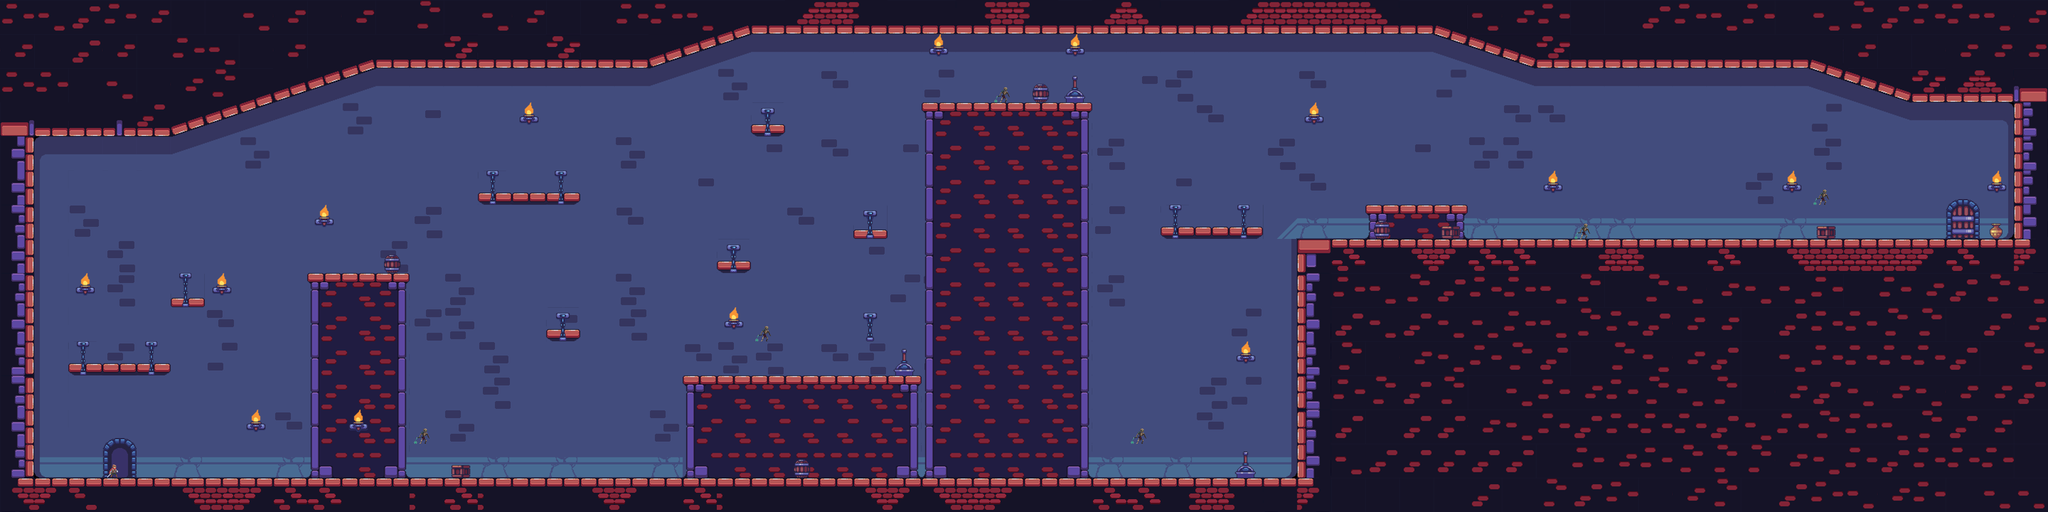

A 2D game scene composited from a Tiled map and its tileset images. What follows is a short description and the map's XML, with each tile layer's data collapsed to a summary:
An orthogonal 60x15 tile map with 72x72 px tiles, 4 tile layers (background, ground, prompts, visual_help), 4 tilesets and 95 objects.

<map version="1.10" tiledversion="1.10.2" orientation="orthogonal" renderorder="right-down" width="60" height="15" tilewidth="72" tileheight="72" infinite="0" nextlayerid="20" nextobjectid="197">
 <tileset firstgid="1" source="Ground_bigger.tsx" />
 <tileset firstgid="271" source="Prompts.tsx" />
 <tileset firstgid="377" source="Ground.tsx" />
 <tileset firstgid="394" source="Background.tsx" />
 <layer id="10" name="background" width="60" height="15">
  <data>[900 cells, 900 non-empty, 30 distinct tile ids]</data>
 </layer>
 <layer id="1" name="ground" width="60" height="15">
  <data>[900 cells, 465 non-empty, 61 distinct tile ids]</data>
 </layer>
 <layer id="5" name="prompts" width="60" height="15">
  <data>[900 cells, 37 non-empty, 8 distinct tile ids]</data>
 </layer>
 <layer id="19" name="visual_help" width="60" height="15">
  <data>[900 cells, 11 non-empty, 4 distinct tile ids]</data>
 </layer>
 <objectgroup id="7" name="floor">
  <object id="91" x="72" y="1008" width="2736" height="72" />
  <object id="99" x="2736" y="504" width="1514" height="18" />
  <object id="100" x="2448" y="478" width="215" height="9" />
  <object id="101" x="1945" y="216" width="359" height="8" />
  <object id="102" x="1802" y="486" width="68" height="7" />
  <object id="103" x="1585" y="262" width="70" height="12" />
  <object id="104" x="1513" y="549" width="70" height="16" />
  <object id="105" x="1441" y="792" width="502" height="8" />
  <object id="106" x="1152" y="693" width="71" height="11" />
  <object id="107" x="648" y="577" width="215" height="7" />
  <object id="108" x="145" y="766" width="214" height="10" />
  <object id="109" x="1008" y="406" width="215" height="10" />
  <object id="192" x="2880" y="432" width="215" height="6" />
  <object id="196" x="361" y="628" width="70" height="8" />
 </objectgroup>
 <objectgroup id="8" name="roof">
  <object id="113" x="145" y="776" width="213" height="9" />
  <object id="114" x="648" y="585" width="214" height="7" />
  <object id="115" x="1152" y="704" width="71" height="9" />
  <object id="116" x="1007" y="417" width="216" height="9" />
  <object id="117" x="1440" y="801" width="503" height="6" />
  <object id="118" x="1945" y="225" width="358" height="7" />
  <object id="119" x="1513" y="566" width="70" height="6" />
  <object id="120" x="1801" y="493" width="70" height="9" />
  <object id="121" x="1585" y="274" width="70" height="10" />
  <object id="122" x="4033" y="197" width="212" height="18" />
  <object id="123" x="4016" y="190" width="16" height="24" />
  <object id="125" x="3814" y="124" width="40" height="20" />
  <object id="126" x="3828" y="144" width="42" height="7" />
  <object id="127" x="3851" y="152" width="37" height="7" />
  <object id="128" x="3875" y="161" width="38" height="6" />
  <object id="129" x="3899" y="169" width="25" height="5" />
  <object id="130" x="3920" y="175" width="31" height="7" />
  <object id="133" x="3944" y="183" width="34" height="6" />
  <object id="134" x="3966" y="191" width="31" height="5" />
  <object id="135" x="3982" y="198" width="34" height="7" />
  <object id="136" x="3235" y="125" width="578" height="16" />
  <object id="137" x="3023" y="53" width="69" height="20" />
  <object id="138" x="3035" y="72" width="85" height="8" />
  <object id="139" x="3058" y="78" width="66" height="11" />
  <object id="140" x="3085" y="89" width="58" height="9" />
  <object id="141" x="3104" y="96" width="63" height="10" />
  <object id="142" x="3128" y="105" width="62" height="5" />
  <object id="143" x="3144" y="108" width="78" height="7" />
  <object id="144" x="3168" y="115" width="66" height="6" />
  <object id="145" x="3188" y="120" width="52" height="7" />
  <object id="146" x="3199" y="117" width="36" height="22" />
  <object id="147" x="1583" y="55" width="1438" height="16" />
  <object id="148" x="1555" y="55" width="28" height="16" />
  <object id="149" x="1487" y="73" width="92" height="4" />
  <object id="150" x="1369" y="102" width="38" height="39" />
  <object id="151" x="1406" y="89" width="32" height="37" />
  <object id="152" x="1441" y="78" width="32" height="39" />
  <object id="153" x="1473" y="74" width="24" height="29" />
  <object id="154" x="1497" y="67" width="22" height="30" />
  <object id="155" x="1517" y="61" width="26" height="29" />
  <object id="156" x="1542" y="51" width="14" height="33" />
  <object id="157" x="789" y="127" width="580" height="14" />
  <object id="158" x="361" y="241" width="34" height="44" />
  <object id="159" x="400" y="211" width="29" height="60" />
  <object id="160" x="433" y="211" width="34" height="50" />
  <object id="161" x="470" y="206" width="31" height="45" />
  <object id="162" x="501" y="191" width="38" height="48" />
  <object id="163" x="539" y="175" width="36" height="51" />
  <object id="164" x="571" y="165" width="38" height="48" />
  <object id="165" x="608" y="159" width="38" height="40" />
  <object id="166" x="647" y="145" width="40" height="44" />
  <object id="167" x="689" y="140" width="33" height="37" />
  <object id="168" x="723" y="125" width="28" height="42" />
  <object id="169" x="749" y="120" width="24" height="41" />
  <object id="170" x="769" y="121" width="25" height="27" />
  <object id="171" x="68" y="269" width="289" height="16" />
  <object id="193" x="2880" y="438" width="215" height="6" />
  <object id="194" x="362" y="637" width="69" height="9" />
 </objectgroup>
 <objectgroup id="9" name="walls">
  <object id="94" x="0" y="288" width="72" height="720" />
  <object id="96" x="4248" y="216" width="72" height="288" />
  <object id="98" x="2736" y="523" width="21" height="484" />
 </objectgroup>
 <objectgroup id="11" name="player">
  <object id="172" x="218" y="965" />
 </objectgroup>
 <objectgroup id="12" name="enemies">
  <object id="173" x="900" y="910" />
  <object id="174" x="2409" y="906" />
  <object id="175" x="3343" y="440" />
  <object id="176" x="3807" y="440" />
  <object id="177" x="2123" y="152" />
  <object id="178" x="1613" y="720" />
 </objectgroup>
 <objectgroup id="13" name="boundaries">
  <object id="179" x="4264" y="434" width="56" height="69" />
  <object id="180" x="2668" y="433" width="49" height="64" />
  <object id="181" x="2337" y="145" width="70" height="71" />
  <object id="182" x="1859" y="143" width="50" height="69" />
  <object id="183" x="2747" y="940" width="62" height="61" />
  <object id="184" x="-20" y="935" width="79" height="64" />
  <object id="185" x="1659" y="939" width="73" height="69" />
  <object id="186" x="1324" y="723" width="91" height="65" />
  <object id="187" x="1964" y="721" width="76" height="80" />
 </objectgroup>
 <objectgroup id="17" name="exit">
  <object id="188" x="4104" y="432" width="72" height="72" />
 </objectgroup>
 <objectgroup id="18" name="levers">
  <object id="189" x="2593" y="936" width="72" height="72" />
  <object id="190" x="1871" y="719" width="76" height="73" />
  <object id="191" x="2233" y="143" width="72" height="70" />
 </objectgroup>
</map>
